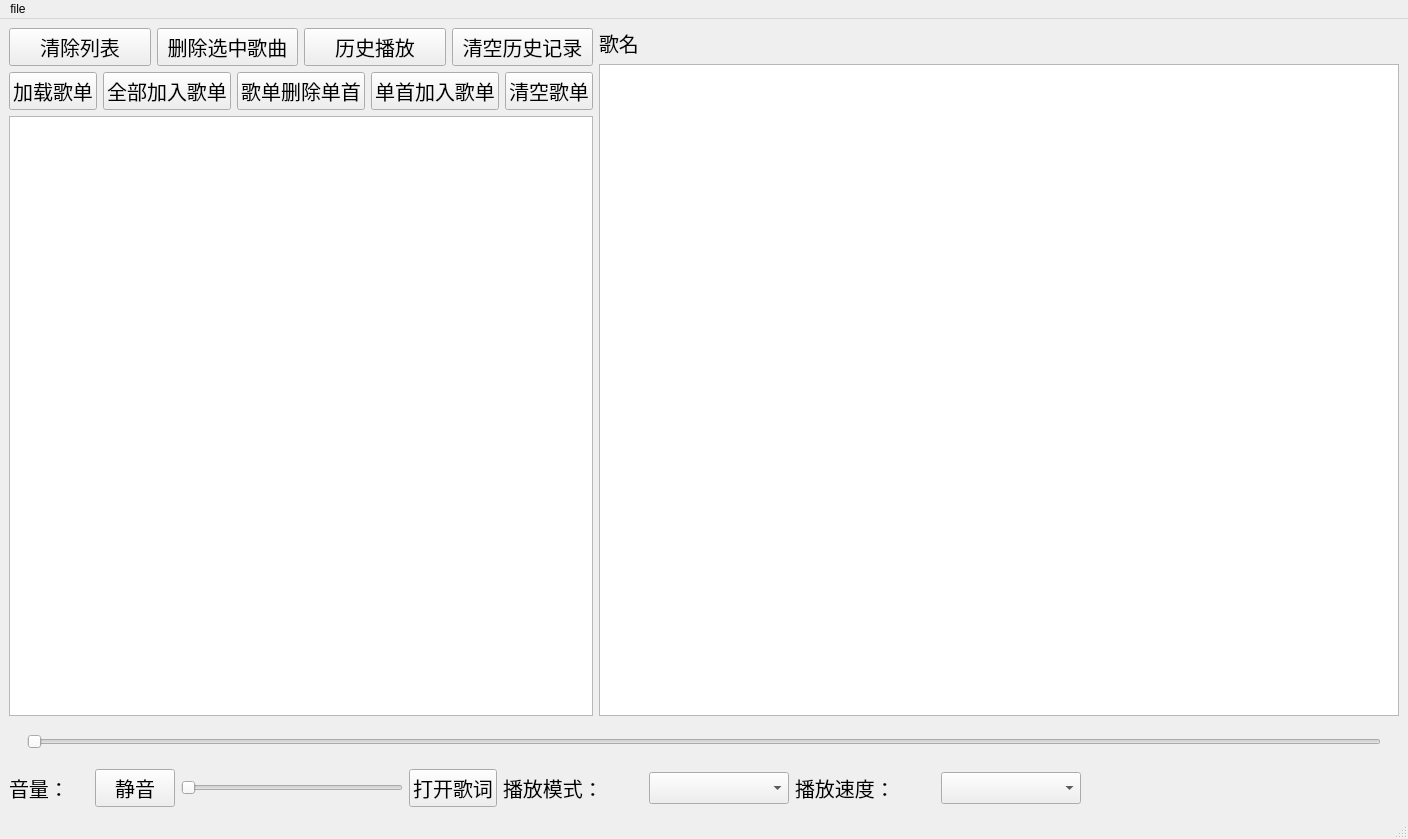
<?xml version="1.0" encoding="UTF-8"?>
<ui version="4.0">
 <class>MainWindow</class>
 <widget class="QMainWindow" name="MainWindow">
  <property name="geometry">
   <rect>
    <x>0</x>
    <y>0</y>
    <width>1294</width>
    <height>809</height>
   </rect>
  </property>
  <property name="windowTitle">
   <string>MainWindow</string>
  </property>
  <property name="styleSheet">
   <string notr="true">0.5</string>
  </property>
  <widget class="QWidget" name="centralwidget">
   <property name="font">
    <font>
     <pointsize>12</pointsize>
    </font>
   </property>
   <layout class="QVBoxLayout" name="verticalLayout_5">
    <item>
     <layout class="QHBoxLayout" name="horizontalLayout_10">
      <item>
       <layout class="QVBoxLayout" name="verticalLayout_4">
        <item>
         <layout class="QVBoxLayout" name="verticalLayout_3">
          <item>
           <layout class="QHBoxLayout" name="horizontalLayout_8">
            <item>
             <widget class="QPushButton" name="pushButtonclear">
              <property name="font">
               <font>
                <pointsize>15</pointsize>
               </font>
              </property>
              <property name="text">
               <string>清除列表</string>
              </property>
             </widget>
            </item>
            <item>
             <widget class="QPushButton" name="pushButtondelete">
              <property name="font">
               <font>
                <pointsize>15</pointsize>
               </font>
              </property>
              <property name="text">
               <string>删除选中歌曲</string>
              </property>
             </widget>
            </item>
            <item>
             <widget class="QPushButton" name="pushButton_6">
              <property name="font">
               <font>
                <pointsize>15</pointsize>
               </font>
              </property>
              <property name="text">
               <string>历史播放</string>
              </property>
             </widget>
            </item>
            <item>
             <widget class="QPushButton" name="pushButton_7">
              <property name="font">
               <font>
                <pointsize>15</pointsize>
               </font>
              </property>
              <property name="text">
               <string>清空历史记录</string>
              </property>
             </widget>
            </item>
           </layout>
          </item>
          <item>
           <layout class="QHBoxLayout" name="horizontalLayout_9">
            <item>
             <widget class="QPushButton" name="pushButton">
              <property name="font">
               <font>
                <pointsize>15</pointsize>
               </font>
              </property>
              <property name="text">
               <string>加载歌单</string>
              </property>
             </widget>
            </item>
            <item>
             <widget class="QPushButton" name="pushButton_2">
              <property name="font">
               <font>
                <pointsize>15</pointsize>
               </font>
              </property>
              <property name="text">
               <string>全部加入歌单</string>
              </property>
             </widget>
            </item>
            <item>
             <widget class="QPushButton" name="pushButton_5">
              <property name="font">
               <font>
                <pointsize>15</pointsize>
               </font>
              </property>
              <property name="text">
               <string>歌单删除单首</string>
              </property>
             </widget>
            </item>
            <item>
             <widget class="QPushButton" name="pushButton_3">
              <property name="font">
               <font>
                <pointsize>15</pointsize>
               </font>
              </property>
              <property name="text">
               <string>单首加入歌单</string>
              </property>
             </widget>
            </item>
            <item>
             <widget class="QPushButton" name="pushButton_4">
              <property name="font">
               <font>
                <pointsize>15</pointsize>
               </font>
              </property>
              <property name="text">
               <string>清空歌单</string>
              </property>
             </widget>
            </item>
           </layout>
          </item>
         </layout>
        </item>
        <item>
         <widget class="QListWidget" name="listWidget">
          <property name="minimumSize">
           <size>
            <width>300</width>
            <height>600</height>
           </size>
          </property>
          <property name="font">
           <font>
            <pointsize>15</pointsize>
           </font>
          </property>
          <property name="currentRow">
           <number>-1</number>
          </property>
         </widget>
        </item>
       </layout>
      </item>
      <item>
       <layout class="QVBoxLayout" name="verticalLayout_2">
        <item>
         <widget class="QLabel" name="musicname">
          <property name="minimumSize">
           <size>
            <width>150</width>
            <height>30</height>
           </size>
          </property>
          <property name="font">
           <font>
            <pointsize>15</pointsize>
           </font>
          </property>
          <property name="text">
           <string>歌名</string>
          </property>
         </widget>
        </item>
        <item>
         <widget class="QListWidget" name="listWidgetwlyric">
          <property name="minimumSize">
           <size>
            <width>800</width>
            <height>600</height>
           </size>
          </property>
         </widget>
        </item>
       </layout>
      </item>
     </layout>
    </item>
    <item>
     <layout class="QVBoxLayout" name="verticalLayout">
      <item>
       <layout class="QHBoxLayout" name="horizontalLayout_7">
        <item>
         <widget class="QLabel" name="musicbegin">
          <property name="minimumSize">
           <size>
            <width>0</width>
            <height>30</height>
           </size>
          </property>
          <property name="maximumSize">
           <size>
            <width>16777215</width>
            <height>16777215</height>
           </size>
          </property>
          <property name="font">
           <font>
            <pointsize>15</pointsize>
           </font>
          </property>
          <property name="text">
           <string/>
          </property>
         </widget>
        </item>
        <item>
         <widget class="QSlider" name="progressBar">
          <property name="minimumSize">
           <size>
            <width>0</width>
            <height>40</height>
           </size>
          </property>
          <property name="orientation">
           <enum>Qt::Horizontal</enum>
          </property>
         </widget>
        </item>
        <item>
         <widget class="QLabel" name="musicend">
          <property name="font">
           <font>
            <pointsize>15</pointsize>
           </font>
          </property>
          <property name="text">
           <string/>
          </property>
         </widget>
        </item>
       </layout>
      </item>
      <item>
       <layout class="QHBoxLayout" name="horizontalLayout_6">
        <item>
         <layout class="QHBoxLayout" name="horizontalLayout_4">
          <item>
           <layout class="QHBoxLayout" name="horizontalLayout_2">
            <item>
             <widget class="QLabel" name="musicvolumelable">
              <property name="minimumSize">
               <size>
                <width>80</width>
                <height>20</height>
               </size>
              </property>
              <property name="font">
               <font>
                <pointsize>15</pointsize>
               </font>
              </property>
              <property name="text">
               <string>音量：</string>
              </property>
             </widget>
            </item>
            <item>
             <widget class="QPushButton" name="music0pushbutton">
              <property name="minimumSize">
               <size>
                <width>80</width>
                <height>20</height>
               </size>
              </property>
              <property name="font">
               <font>
                <pointsize>15</pointsize>
               </font>
              </property>
              <property name="text">
               <string>静音</string>
              </property>
             </widget>
            </item>
            <item>
             <widget class="QSlider" name="musicvolumeslider">
              <property name="sizePolicy">
               <sizepolicy hsizetype="Expanding" vsizetype="Fixed">
                <horstretch>50</horstretch>
                <verstretch>0</verstretch>
               </sizepolicy>
              </property>
              <property name="minimumSize">
               <size>
                <width>100</width>
                <height>40</height>
               </size>
              </property>
              <property name="font">
               <font>
                <pointsize>15</pointsize>
               </font>
              </property>
              <property name="orientation">
               <enum>Qt::Horizontal</enum>
              </property>
             </widget>
            </item>
           </layout>
          </item>
          <item>
           <layout class="QHBoxLayout" name="horizontalLayout_3">
            <item>
             <widget class="QPushButton" name="pushButton_8">
              <property name="font">
               <font>
                <pointsize>15</pointsize>
               </font>
              </property>
              <property name="text">
               <string>打开歌词</string>
              </property>
             </widget>
            </item>
            <item>
             <widget class="QLabel" name="musicpatternlabel">
              <property name="minimumSize">
               <size>
                <width>140</width>
                <height>30</height>
               </size>
              </property>
              <property name="font">
               <font>
                <pointsize>15</pointsize>
               </font>
              </property>
              <property name="text">
               <string>播放模式：</string>
              </property>
             </widget>
            </item>
            <item>
             <widget class="QComboBox" name="musicpattern">
              <property name="minimumSize">
               <size>
                <width>140</width>
                <height>30</height>
               </size>
              </property>
              <property name="font">
               <font>
                <pointsize>15</pointsize>
               </font>
              </property>
             </widget>
            </item>
           </layout>
          </item>
          <item>
           <layout class="QHBoxLayout" name="horizontalLayout_5">
            <item>
             <widget class="QLabel" name="musicspeedslider">
              <property name="minimumSize">
               <size>
                <width>140</width>
                <height>30</height>
               </size>
              </property>
              <property name="font">
               <font>
                <pointsize>15</pointsize>
               </font>
              </property>
              <property name="text">
               <string>播放速度：</string>
              </property>
             </widget>
            </item>
            <item>
             <widget class="QComboBox" name="musicspeed">
              <property name="minimumSize">
               <size>
                <width>140</width>
                <height>20</height>
               </size>
              </property>
              <property name="font">
               <font>
                <pointsize>15</pointsize>
               </font>
              </property>
             </widget>
            </item>
           </layout>
          </item>
         </layout>
        </item>
        <item>
         <layout class="QHBoxLayout" name="horizontalLayout">
          <item>
           <widget class="QPushButton" name="pushButtonFornt">
            <property name="minimumSize">
             <size>
              <width>100</width>
              <height>20</height>
             </size>
            </property>
            <property name="font">
             <font>
              <pointsize>15</pointsize>
             </font>
            </property>
            <property name="icon">
             <iconset resource="resource.qrc">
              <normaloff>:/icons/previous.png</normaloff>:/icons/previous.png</iconset>
            </property>
            <property name="flat">
             <bool>true</bool>
            </property>
           </widget>
          </item>
          <item>
           <widget class="QPushButton" name="pushButtonbegin">
            <property name="minimumSize">
             <size>
              <width>100</width>
              <height>20</height>
             </size>
            </property>
            <property name="font">
             <font>
              <pointsize>15</pointsize>
             </font>
            </property>
            <property name="styleSheet">
             <string notr="true">0.5</string>
            </property>
            <property name="text">
             <string/>
            </property>
            <property name="icon">
             <iconset resource="resource.qrc">
              <normaloff>:/icons/pause.png</normaloff>:/icons/pause.png</iconset>
            </property>
            <property name="autoRepeat">
             <bool>false</bool>
            </property>
            <property name="autoDefault">
             <bool>false</bool>
            </property>
            <property name="default">
             <bool>false</bool>
            </property>
            <property name="flat">
             <bool>true</bool>
            </property>
           </widget>
          </item>
          <item>
           <widget class="QPushButton" name="pushButtonNext">
            <property name="minimumSize">
             <size>
              <width>100</width>
              <height>20</height>
             </size>
            </property>
            <property name="font">
             <font>
              <pointsize>15</pointsize>
             </font>
            </property>
            <property name="text">
             <string/>
            </property>
            <property name="icon">
             <iconset resource="resource.qrc">
              <normaloff>:/icons/next.png</normaloff>:/icons/next.png</iconset>
            </property>
            <property name="flat">
             <bool>true</bool>
            </property>
           </widget>
          </item>
         </layout>
        </item>
       </layout>
      </item>
     </layout>
    </item>
   </layout>
  </widget>
  <widget class="QMenuBar" name="menubar">
   <property name="geometry">
    <rect>
     <x>0</x>
     <y>0</y>
     <width>1294</width>
     <height>17</height>
    </rect>
   </property>
   <widget class="QMenu" name="menufile">
    <property name="title">
     <string>file</string>
    </property>
    <addaction name="actionadd_music"/>
   </widget>
   <addaction name="menufile"/>
  </widget>
  <widget class="QStatusBar" name="statusbar"/>
  <action name="actionadd_music">
   <property name="text">
    <string>添加文件</string>
   </property>
  </action>
 </widget>
 <resources>
  <include location="resource.qrc"/>
 </resources>
 <connections/>
</ui>
